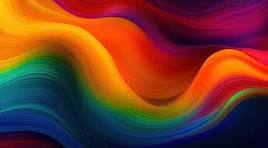
#> input picture DAY09/input.jpg, 268 x 148 px
$ python -i app.py   (imports and definitions only)
#> lines starting #> are read from the running program, lines starting #| are printed output that depends on the picture
import gradio as gr
import cv2
import numpy as np
import pandas as pd


def gaussian_noise(img):

    if img is None:
        return None

    img = np.array(img)

    noise = np.random.normal(
        0,
        25,
        img.shape
    )

    noisy = img.astype(np.float32) + noise
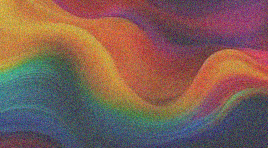
#> noisy: shape (148, 268, 3) float64; mean R, G, B 115.6, 57.7, 41.4; drawn with min black and max white

    noisy = np.clip(
        noisy,
        0,
        255
    ).astype(np.uint8)
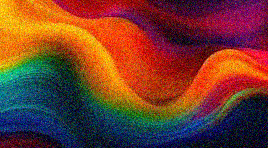
#> noisy: shape (148, 268, 3); mean R, G, B 115.7, 59.6, 43.8

    return noisy


def mean_filter(image,k=3):

#> called with k = 3
    image = np.array(image)

    if len(image.shape)==3:
        image = cv2.cvtColor(
            image,
            cv2.COLOR_RGB2GRAY
        )
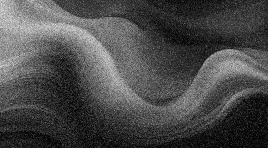
#> image: shape (148, 268); min 0, max 232, mean 74.6

    pad = k//2

    padded = np.pad(
        image,
        pad,
        mode='constant'
    )
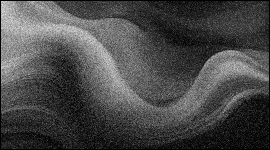
#> padded: shape (150, 270); min 0, max 232, mean 73

    output = np.zeros_like(image)

    for i in range(image.shape[0]):
        for j in range(image.shape[1]):

            region = padded[
                i:i+k,
                j:j+k
            ]

            output[i,j] = np.mean(region)
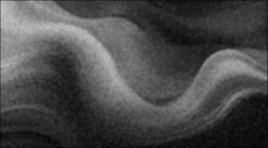
#> output: shape (148, 268); min 4, max 197, mean 73.7

    return output


def gaussian_filter(image):

    image = np.array(image)

    if len(image.shape)==3:
        image = cv2.cvtColor(
            image,
            cv2.COLOR_RGB2GRAY
        )

    kernel = np.array([
        [1,2,1],
        [2,4,2],
        [1,2,1]
    ],dtype=np.float32)

    kernel = kernel/16

    padded = np.pad(
        image,
        1,
        mode='constant'
    )

    output = np.zeros_like(
        image,
        dtype=np.float32
    )

    for i in range(image.shape[0]):
        for j in range(image.shape[1]):

            region = padded[
                i:i+3,
                j:j+3
            ]

            output[i,j] = np.sum(
                region*kernel
            )

    return output.astype(np.uint8)


def denoise(img):

    noisy = gaussian_noise(img)

    mean_img = mean_filter(noisy)

    gauss_img = gaussian_filter(noisy)

    return noisy, mean_img, gauss_img


# [203 lines left out: functions convolution, blur_effects, median_blur, blur_detection, blur_metrics, not called in this run]


# [87 lines not run here, left out]

>>> import cv2
>>> picture = cv2.cvtColor(cv2.imread('input.jpg'), cv2.COLOR_BGR2RGB)
>>> result = denoise(picture)
